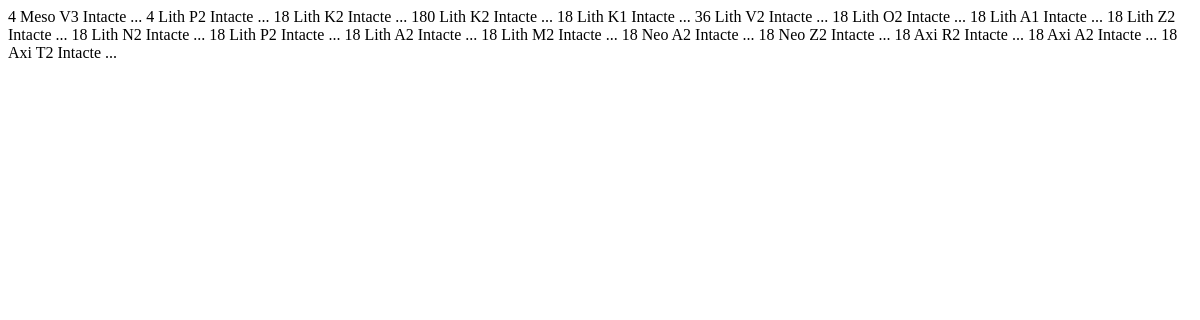
Before: / with the older database file.
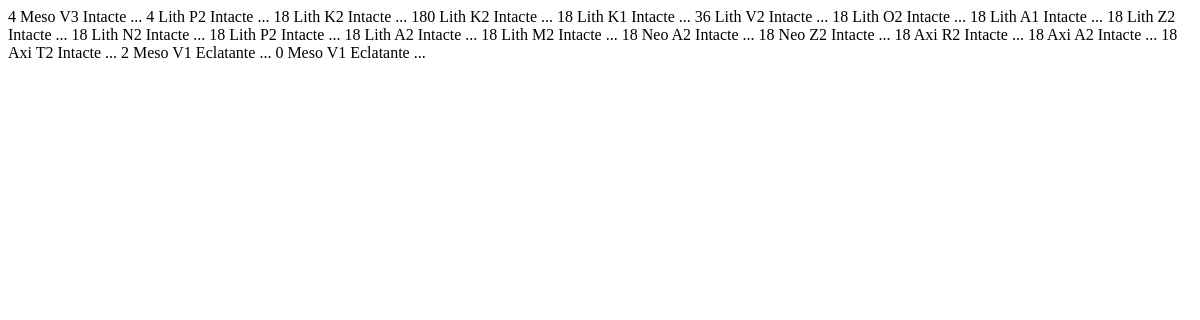
After: the same page with the newer database file.
### tables this page shows
CREATE TABLE Relic (
IDRelic integer PRIMARY KEY AUTOINCREMENT,
Name varchar,
Era text,
IDOwner integer,
Quality text,
Quantity unsigned tinyint
);

### web.py (the view)
@app.route('/')
def index():
    db = sqlite3.connect('relicdb.sqlite3')
    cursor = db.cursor()
    cursor.execute("SELECT * FROM Relic")
    data = cursor.fetchall()
    return render_template('test.html', data=data)

### templates/test.html (shortened to what this page needs)
<!DOCTYPE html>
<html>
    <head>
    </head>
    <body>
        {% for item in data %}
        <tr>
            <td>{{item[5]}}</td>
            <td>{{item[2]}}</td>
            <td>{{item[1]}}</td>
            <td>{{item[4]}}</td>
            ...
        </tr>
        {% endfor %}
    </body>
</html>

Changed rows visible on the page:
added Relic: Quantity "2", Era "Meso", Name "V1", Quality "Eclatante"
added Relic: Quantity "0", Era "Meso", Name "V1", Quality "Eclatante"
